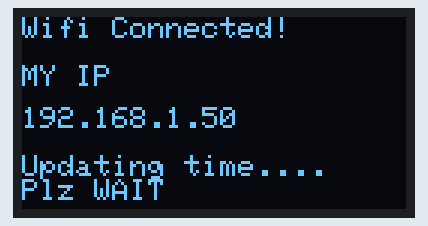
The sketch below on a simulated ESP8266 (NodeMCU). Shown: 128×64 one-colour display. WiFi joins after 1.5 s; servers stay silent unless stated; network time is answered at once with the bench clock; the local clock reads 2024-03-15 10:24:30 at power-on unless the sketch sets it; what the sketch prints to the serial monitor is not drawn.

Above: at 2.2 s.
At 12.3 s:
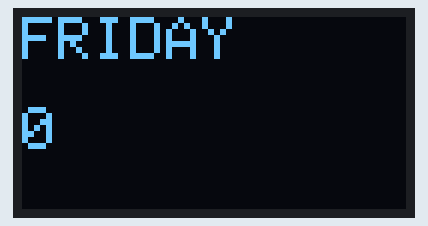

Measured:
- what the display in image 0 shows lasts 10.1 s, from 2.2 s to 12.3 s

The sketch:

oled_time.ino
```cpp
#include <NTPClient.h>
#include <WiFiUdp.h>
#include <ESP8266WiFi.h>
#include <SPI.h>
#include <Wire.h>
#include <Adafruit_GFX.h>
#include <Adafruit_SSD1306.h>

#define SCREEN_WIDTH 128 // OLED display width, in pixels
#define SCREEN_HEIGHT 64 // OLED display height, in pixels

// Declaration for SSD1306 display connected using software SPI (default case):
#define OLED_MOSI  13
#define OLED_CLK   14
#define OLED_DC    4
#define OLED_CS    15
#define OLED_RESET 5
Adafruit_SSD1306 display(SCREEN_WIDTH, SCREEN_HEIGHT,
  OLED_MOSI, OLED_CLK, OLED_DC, OLED_RESET, OLED_CS);

const char *ssid     = "Violet";
const char *password = "Bloomgum";
int d;
const long utcOffsetInSeconds = 19800;
char daysOfTheWeek[7][12] = {"SUNDAY", "MONDAY", "TUESDAY", "WEDNESDAY", "THURSDAY", "FRIDAY", "SATURDAY"};

// Define NTP Client to get time
WiFiUDP ntpUDP;
NTPClient timeClient(ntpUDP, "in.pool.ntp.org", utcOffsetInSeconds);

void setup(){
  Serial.begin(115200);
   if(!display.begin(SSD1306_SWITCHCAPVCC)) {
    Serial.println(F("SSD1306 allocation failed"));
    for(;;); // Don't proceed, loop forever
  }

  display.clearDisplay();
  display.setTextSize(1);
  display.setTextColor(WHITE);
  display.setCursor(0, 7);

  WiFi.begin(ssid, password);

  while ( WiFi.status() != WL_CONNECTED ) {
    delay (5);
    Serial.println(" connecting to WIFI..");
    display.println("connecting to WIFI"); display.display();display.startscrollright(0x00, 0x0F);
  delay(1000);
  display.stopscroll();
  }
   display.clearDisplay();
   display.setCursor(0,0);
   display.println("Wifi Connected!");display.println();display.display();
   display.println("MY IP ");display.display();
   display.setCursor(0,30);
   display.display();
   display.println(WiFi.localIP() );display.println("\nUpdating time....");display.print("Plz WAIT");
   display.display();
  delay(10000);

  timeClient.begin();
}
void loop() {
  timeClient.update(); Serial.println(timeClient.getFormattedTime());
  display.clearDisplay();
  display.setCursor (0,0);
  display.setTextSize(2);
  display.print(daysOfTheWeek[timeClient.getDay()]);
  display.setCursor(0,30);
  display.println(timeClient.getFullFormattedTime());display.display();
  delay(1000);
}
```
